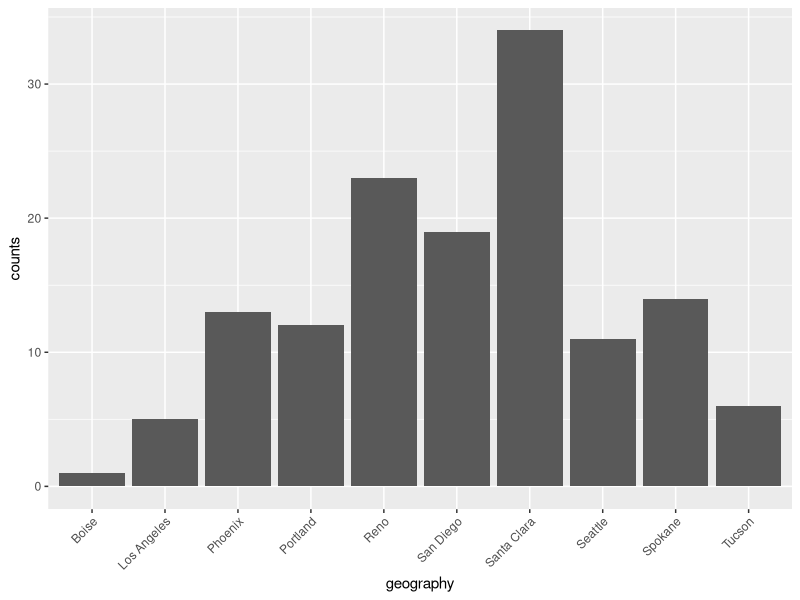
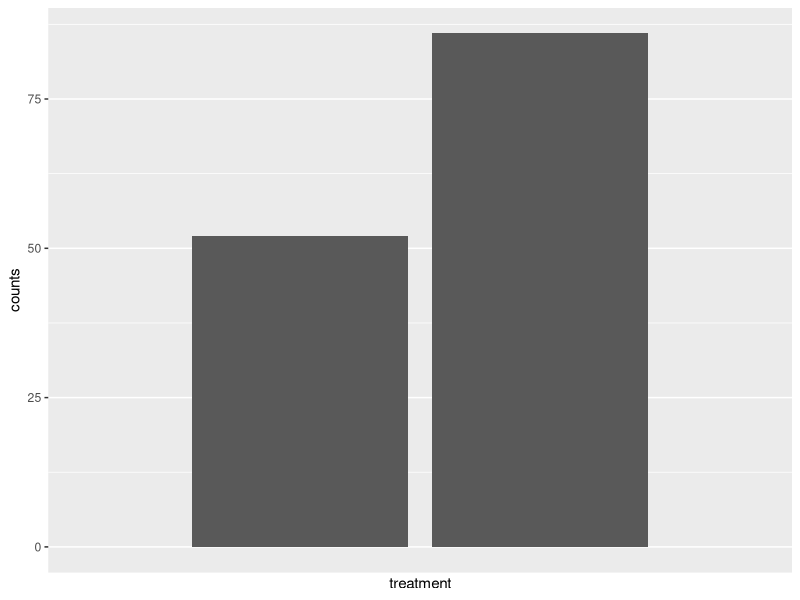

These charts were generated, in order, by the following R code: (Note: this script raises an error after producing the figures.)
## ---- chunk 1
library(data.table)
library(ggplot2)
library(ggpubr)
library(reshape2)
knitr::opts_chunk$set(echo = TRUE)
## ---- chunk 2
d <- fread('ad_response - Final.csv')
head(d)

robust_se <- function(mod, type = 'HC3') { 
  sqrt(diag(vcovHC(mod, type)))
}

cluster_se <- function(mod) {
  coef(summary(mod, cluster=c("cluster_id")))[, 2]
}
## ---- chunk 3
# what is the size of the data set we're analyzing
dim(d)

# how many unique locations we've
unique(d$geography)
length(unique(d$geography))

# call out the time period of the AD run
start_date <- min(d$date_time)
end_date <- max(d$date_time)
as.Date(as.POSIXct(start_date, origin="1970-01-01"))
as.Date(as.POSIXct(end_date, origin="1970-01-01"))

# number of records in treatment Vs control
d[ , .(counts=.N), by=treatment]

# number of records by location
ggplot(d[ , .(counts=.N), by=geography], aes(x=geography, y=counts)) + 
  geom_bar(stat="identity") +
  scale_x_discrete(guide=guide_axis(angle=45))

# total number of responses based on control and treatment
ggplot(d[ , .(counts=.N), by=treatment] , aes(x = treatment, y =counts)) +
  geom_bar(stat = "identity")  +
  scale_x_discrete(guide = guide_axis(angle = 45))


## ---- chunk 4
DT = data.table(
  Boise  = d[geography == 'Boise', interest_final],
  Los_Angeles = d[geography == 'Los Angeles', interest_final],
  Phoenix  = d[geography == 'Phoenix', interest_final],
  Portland = d[geography == 'Portland', interest_final],
  Reno  = d[geography == 'Reno', interest_final],
  San_Diego = d[geography == 'San Diego', interest_final],
  Santa_Clara  = d[geography == 'Santa_Clara', interest_final],
  Seattle = d[geography == 'Seattle', interest_final],
  Spokane= d[geography == 'Spokane', interest_final],
  Tuscon = d[geography == 'Tucson', interest_final]
)
#plot box plots for interest level for each city
ggplot(data = melt(DT),  aes(x=variable, y = value)) + 
  geom_boxplot(aes(fill=variable))+
  scale_x_discrete(guide = guide_axis(angle =45))
## ---- chunk 5
#store values of total control and total treatment values
total_control = d[ treatment==0, interest_final]
total_treatment = d[ treatment==1, interest_final]
#Perform two sample unpaired t-test
#Null hypothesis: the averages of the treatment and control are equal, alternative is they are not equal
t.test(total_control, total_treatment, alternative = 'two.sided', var.equal = FALSE)
## ---- chunk 6
r_mod <- aov(treatment ~ distance + income + population + date_time + submitter, data=d)
summary(r_mod)

## ---- chunk 7
model1 <- lm(interest_final ~ treatment, data=d)
summary(model1)
## ---- chunk 8
model2 <- lm(interest_final ~ treatment + geography, data=d)
summary(model2)

## ---- chunk 9
model3 <- lm(interest_final ~ treatment + population + distance + income, data=d)
summary(model3)
## ---- chunk 10
anova(model1, model2, test='F')
## ---- chunk 11
anova(model2, model3, test='F')
